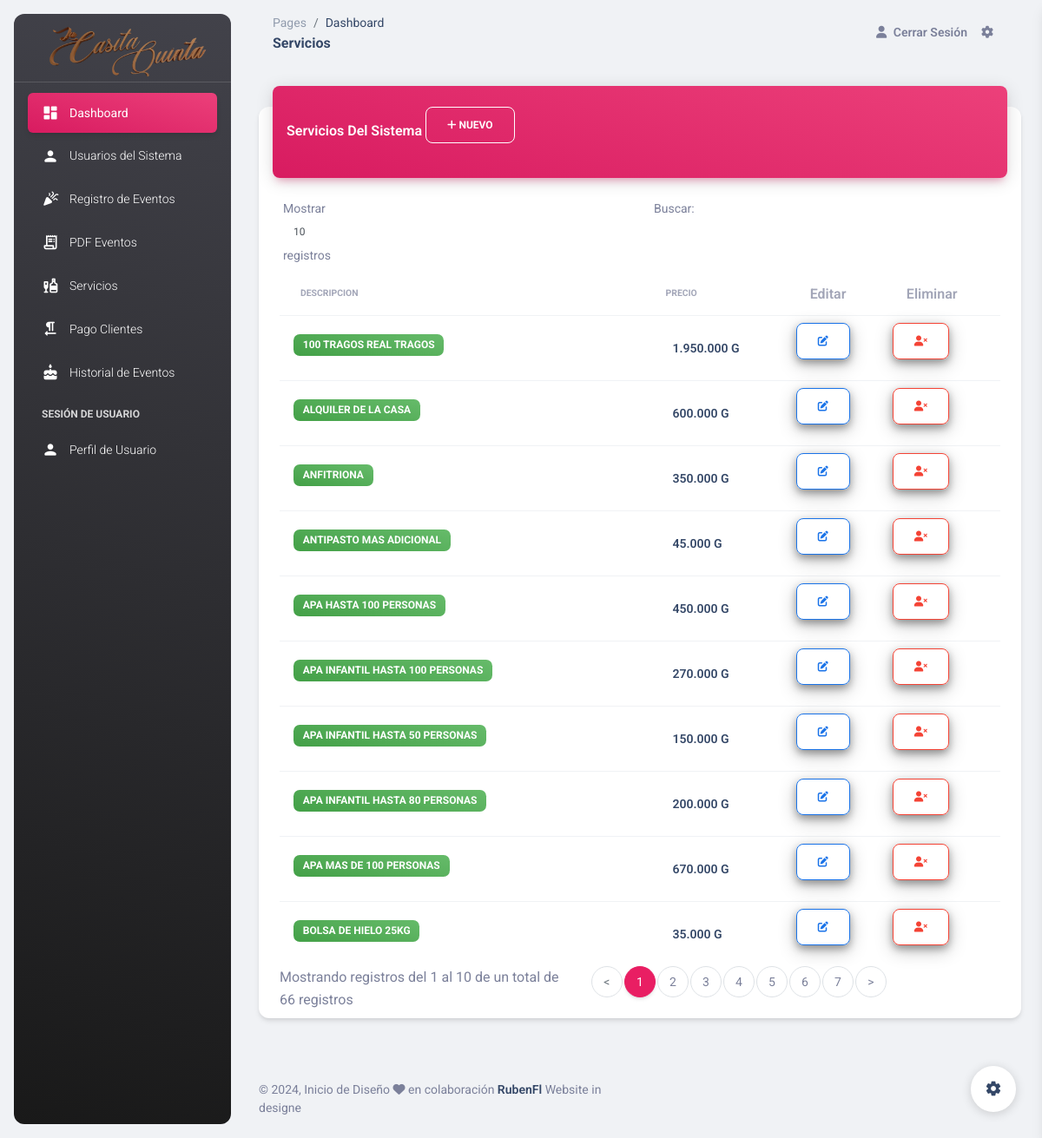
Page /Templates/servicios.php (signed in) on the committed database.
### tables this page shows
CREATE TABLE `servicios` (
  `id` int(11) NOT NULL,
  `descripcion` varchar(100) DEFAULT NULL,
  `precio` int(11) DEFAULT NULL,
  `created_at` timestamp NULL DEFAULT current_timestamp(),
  `estatus` int(11) NOT NULL DEFAULT 1
);

### Templates/servicios.php (the view, shortened to what this page needs)
<?php
require_once('../Models/conexion.php');
require_once('../Includes/header_admin.php');
?>
<body class="g-sidenav-show  bg-gray-200">
  <?php include_once('../Includes/nav_admin.php'); ?>
  <main class="main-content position-relative max-height-vh-100 h-100 border-radius-lg ">
    <nav class="navbar navbar-main navbar-expand-lg px-0 mx-4 shadow-none border-radius-xl" id="navbarBlur" data-scroll="true">
      <div class="container-fluid py-1 px-3">
        <nav aria-label="breadcrumb">
          <ol class="breadcrumb bg-transparent mb-0 pb-0 pt-1 px-0 me-sm-6 me-5">
            <li class="breadcrumb-item text-sm"><a class="opacity-5 text-dark" href="javascript:;">Pages</a></li>
            <li class="breadcrumb-item text-sm text-dark active" aria-current="page">Dashboard</li>
          </ol>
          <h6 class="font-weight-bolder mb-0">Servicios</h6>
        </nav>
        <div class="collapse navbar-collapse mt-sm-0 mt-2 me-md-0 me-sm-4" id="navbar">
          <ul class="navbar-nav  justify-content-end">
            <li class="nav-item d-flex align-items-center">
              <a href="../Templates/salir.php" class="nav-link text-body font-weight-bold px-0">
                <i class="fa fa-user me-sm-1"></i>
                <span class="d-sm-inline d-none">Cerrar Sesión</span>
              </a>
            </li>
            <li class="nav-item px-3 d-flex align-items-center">
              <a href="javascript:;" class="nav-link text-body p-0">
                <i class="fa fa-cog fixed-plugin-button-nav cursor-pointer"></i>
              </a>
            </li>
          </ul>
        </div>
      </div>
    </nav>
    <div class="container-fluid py-4">
      <div class="row">
        <div class="col-12">
          <div class="card my-4">
            <div class="card-header p-0 position-relative mt-n4 mx-3 z-index-2">
              <div class="bg-gradient-primary shadow-primary border-radius-lg pt-4 pb-3">
                <h6 class="text-white text-capitalize ps-3">Servicios del Sistema
                <a class="btn btn-outline-danger" href="../Views/agregarServicio.php" style="border-color: #fff; color:#fff;">
                  <i class="fa fa-plus" aria-hidden="true"></i> Nuevo</a>
              </div>
            </div>
            <div class="card-body px-0 pb-2">
              <div class="table-responsive p-0">
                <table class="table align-items-center mb-0" id="tabla_Usuario">
                  <thead>
                    <tr>
                      <th class="text-uppercase text-secondary text-xxs font-weight-bolder opacity-7">Descripcion</th>
                      <th class="text-uppercase text-secondary text-xxs font-weight-bolder opacity-7 ps-2">Precio</th>
                      <?php if ($_SESSION['rol'] == 1 || $_SESSION['rol'] == 2) {?>
                      <th class="text-secondary opacity-7">Editar</th>
                      <th class="text-secondary opacity-7">Eliminar</th>
                      <?php }?>
                    </tr>
                  </thead>
                  <tbody>
                  <?php
                        $sql = mysqli_query($conection," SELECT * FROM servicios WHERE estatus = 1");
                         $resultado = mysqli_num_rows($sql);
                         if($resultado > 0){
                            while ($data = mysqli_fetch_array($sql)){
                      ?>
                    <tr>
                      <td>
                        <div class="d-flex px-2 py-1">
                          <div class="d-flex flex-column justify-content-center">
                            <h6 class="badge badge-sm bg-gradient-success"><?php echo $data['descripcion'];?></h6>
                          </div>
                        </div>
                      </td>
                      <td>
                        <div class="d-flex px-2 py-1">
                          <div class="d-flex flex-column justify-content-center">
                            <h6 class="mb-0 text-sm"><?php echo number_format($data['precio'],0,'.','.');?> G</h6>
                          </div>
                        </div>
                      </td>
                      <?php if ($_SESSION['rol'] == 1 || $_SESSION['rol'] == 2) {?>
                          <td>
                             <a href="../Views/modificarServicio.php?id=<?php echo $data['id']; ?>"class="btn btn-outline-info" style="box-shadow: 0 4px 8px 0 rgba(0, 0, 0, 0.3), 0 6px 20px  rgba(0, 0, 0, 0.25);"><i class="fas fa-edit"></i></a>
                          </td>
                      <?php } ?>
                      <?php if($_SESSION['rol'] == 1 ){ ?>
                          <td>
                            <button onclick="EliminarServicio('<?php echo $data['id']; ?>')"
                            class="btn btn-outline-danger" style="box-shadow: 0 4px 8px 0 rgba(0, 0, 0, 0.3), 0 6px 20px  rgba(0, 0, 0, 0.25);"><i class="fas fa-user-times"></i></button>
                          </td>
                    <?php } ?>
                    </tr>
                    <?php }
                } ?>
                  </tbody>
                </table>
              </div>
            </div>
          </div>
        </div>
      </div>
    </div>
    <footer class="footer py-4  ">
      <div class="container-fluid">
        <div class="row align-items-center justify-content-lg-between">
          <div class="col-lg-6 mb-lg-0 mb-4">
            <div class="copyright text-center text-sm text-muted text-lg-start">
              © ,
              Inicio de Diseño <i class="fa fa-heart"></i> en colaboración
              <a href="#" class="font-weight-bold" target="_blank">RubenFl</a>
              Website in designe
            </div>
          </div>
        </div>
      </div>
    </footer>
  </main>
<?php include_once('../Includes/footer_admin.php') ?>

### rows in the picture
servicios: descripcion "BOLSA DE HIELO 25KG", precio "35.000"
servicios: descripcion "APA HASTA 100 PERSONAS", precio "450.000"
servicios: descripcion "APA MAS DE 100 PERSONAS", precio "670.000"
servicios: descripcion "ANFITRIONA", precio "350.000"
servicios: descripcion "APA INFANTIL HASTA 50 PERSONAS", precio "150.000"
servicios: descripcion "APA INFANTIL HASTA 80 PERSONAS", precio "200.000"
servicios: descripcion "APA INFANTIL HASTA 100 PERSONAS", precio "270.000"
servicios: descripcion "100 TRAGOS REAL TRAGOS", precio "1.950.000"
servicios: descripcion "ANTIPASTO MAS ADICIONAL", precio "45.000"
servicios: descripcion "ALQUILER DE LA CASA", precio "600.000"
